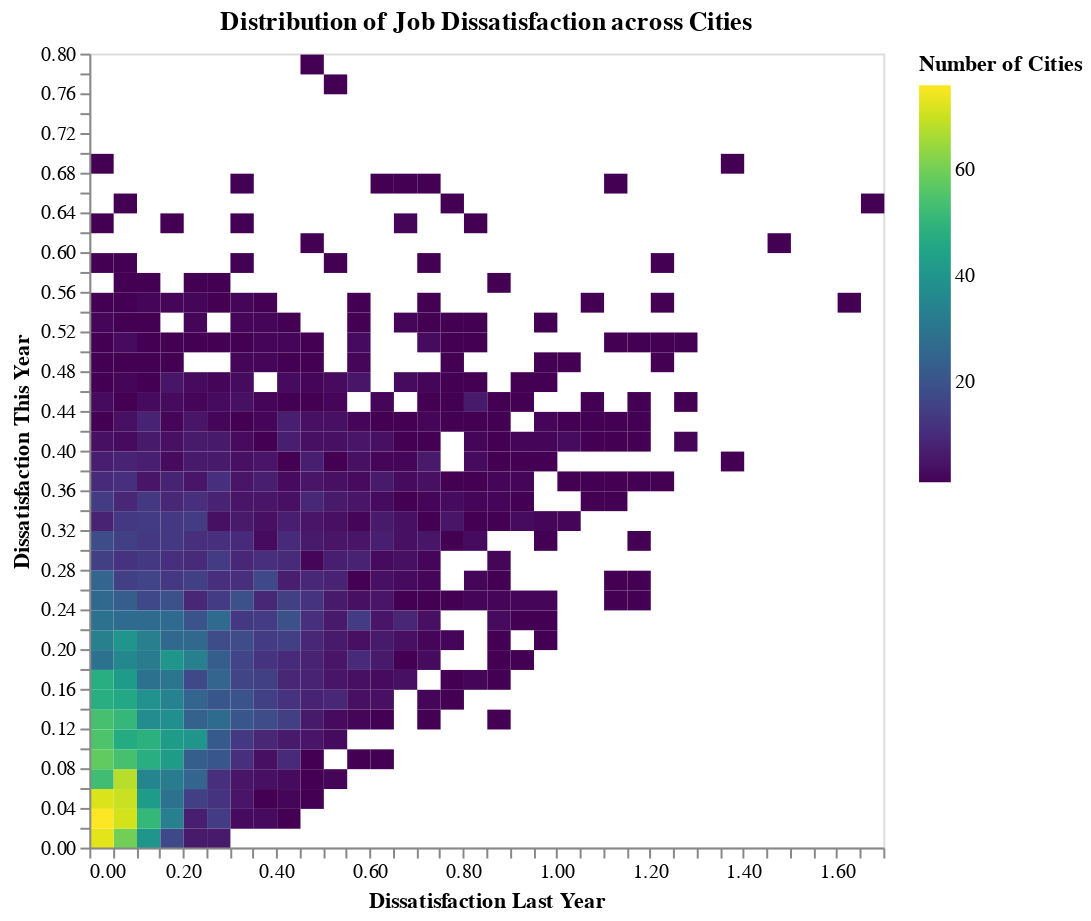

Write notebook code for a chart like this one.
### Markdown cell above
<div class="alert alert-info" style="color:black">

### Question 1.3
rubric={viz:2}

<h4>Python</h4>
<p>Improve my Altair plot. Chose the best type of plot to accurately reveal what the data looks like. Design the plot to be an effective plot for communication purposes, this includes proper figure size, axis/figure titles, font sizes, colors, etc.</p>
    
</div>

### Code cell
# YOUR ANSWER HERE
# 1. Load data
df_cities = pd.read_csv('.//data//cities-job-satisfaction.csv')

# 2. Ensure default transformer to avoid the 'vegafusion' error
alt.data_transformers.enable('default')

# 3. Create a Heatmap to show actual density
improved_plot = alt.Chart(df_cities).mark_rect().encode(
    alt.X('last_year:Q', 
          bin=alt.Bin(maxbins=40), 
          title='Dissatisfaction Last Year'),
    alt.Y('this_year:Q', 
          bin=alt.Bin(maxbins=40), 
          title='Dissatisfaction This Year'),
    alt.Color('count():Q', 
              scale=alt.Scale(scheme='viridis'),
              title='Number of Cities')
).properties(
    title='Distribution of Job Dissatisfaction across Cities',
    width=400,
    height=400
)

improved_plot

### Figure 1 — Vega-Lite specification as saved in the notebook (floating-point values rounded to 4 significant figures; data arrays with more than 128 entries replaced by an {"elided": "..."} marker saying what was removed)
{"$schema": "https://vega.github.io/schema/vega-lite/v5.20.1.json", "config": {"view": {"continuousHeight": 300, "continuousWidth": 300}}, "data": {"name": "data-8f1472d47e0d8175d59d892702517ca1"}, "datasets": {"data-8f1472d47e0d8175d59d892702517ca1": {"elided": "4495 records"}}, "encoding": {"color": {"aggregate": "count", "scale": {"scheme": "viridis"}, "title": "Number of Cities", "type": "quantitative"}, "x": {"bin": {"maxbins": 40}, "field": "last_year", "title": "Dissatisfaction Last Year", "type": "quantitative"}, "y": {"bin": {"maxbins": 40}, "field": "this_year", "title": "Dissatisfaction This Year", "type": "quantitative"}}, "height": 400, "mark": {"type": "rect"}, "title": "Distribution of Job Dissatisfaction across Cities", "width": 400}
